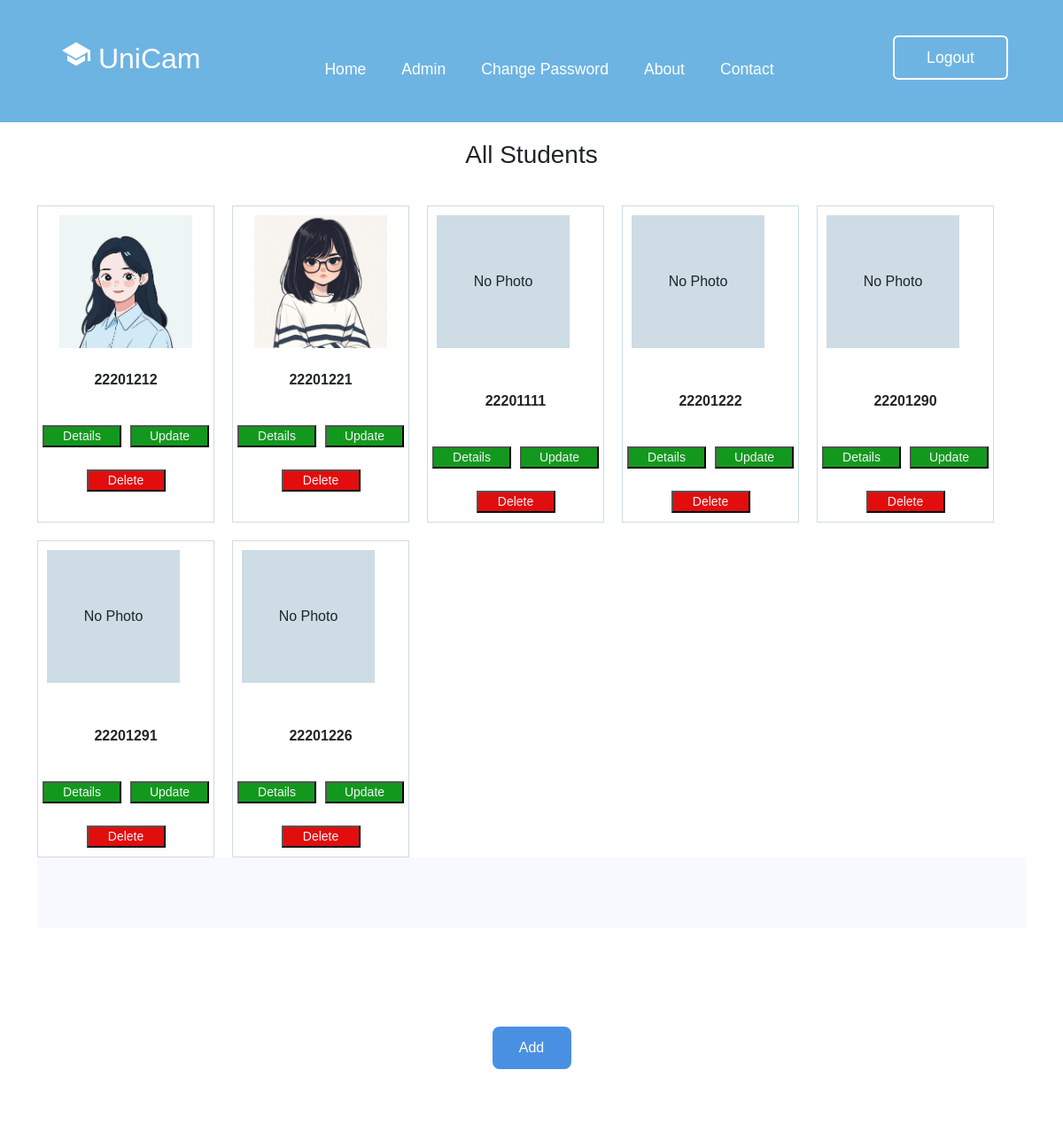
/alluser/ (upper part), run on an earlier commit of the app's database.
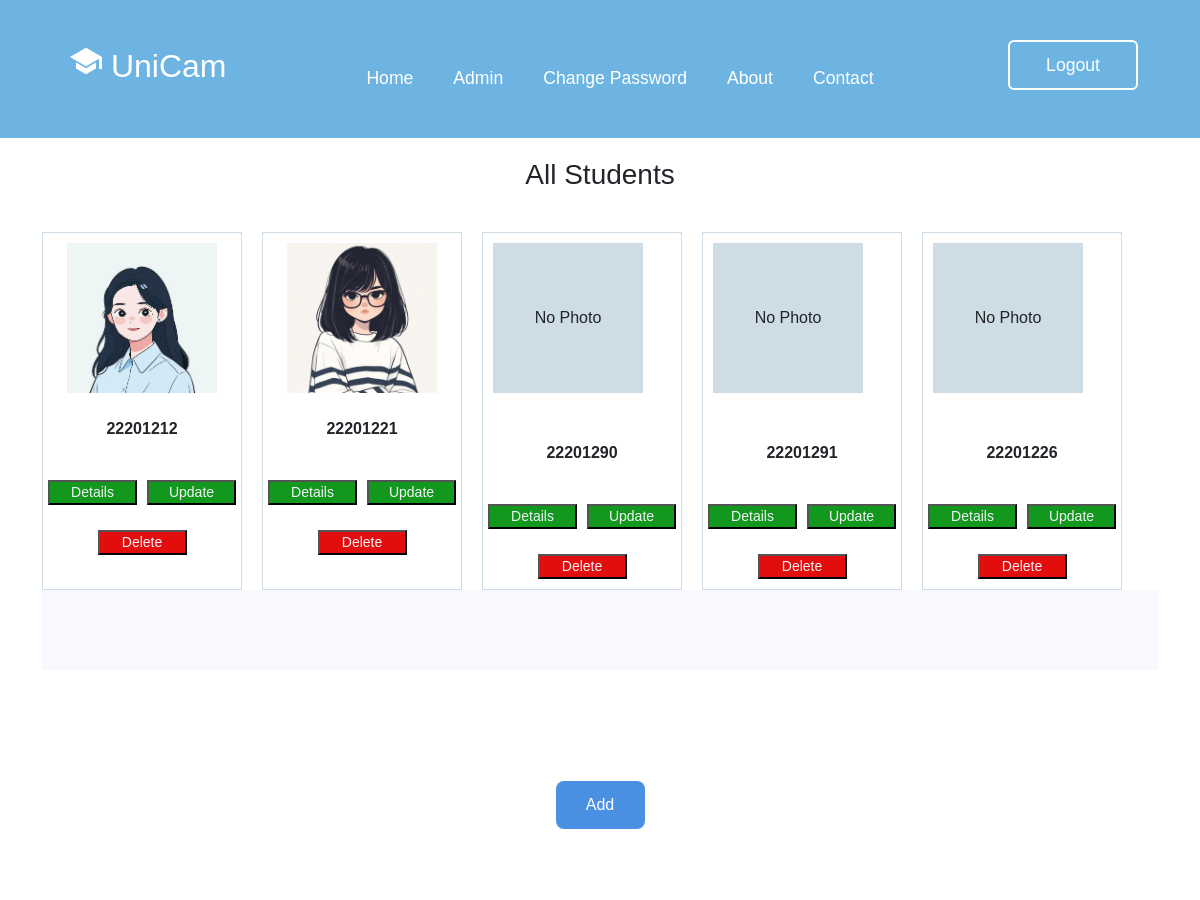
And on a later commit of the database.
### app1/models.py (models this page shows, shortened)
class StudentInfo(models.Model):
    sroll = models.ForeignKey(Student, on_delete=models.CASCADE)
    sname = models.CharField(max_length=100)
    fathername = models.CharField(max_length=100)
    mothername = models.CharField(max_length=100)
    program = models.CharField(max_length=100)
    gender = models.CharField(max_length=100)
    phone = models.CharField(max_length=100)
    guardianphone = models.CharField(max_length=100)
    session = models.CharField(max_length=100)
    nationality = models.CharField(max_length=100)
    dob = models.CharField(max_length=100)
    email = models.EmailField()
    pic = models.ImageField(upload_to='student_pics/', null=True, blank=True)

class Student(models.Model):
    id = models.CharField(primary_key=True, max_length=100)
    def __str__(self):
        return self.id

### app1/views.py (the view)
# urls.py: path('alluser/',views.AllusersPage,name='alluser'),
def AllusersPage(request):
    students = Student.objects.all()
    infos = StudentInfo.objects.all()
    context = {'students': students,
               'infos': infos}
    return render(request, 'alluser.html',context=context)

### templates/alluser.html (shortened to what this page needs)
{% load static %}
<!DOCTYPE html>
<html lang="en">
<head>
  <link href="https://cdn.jsdelivr.net/npm/bootstrap@5.3.3/dist/css/bootstrap.min.css" rel="stylesheet"
>
  <link rel="stylesheet" href="https://cdn.jsdelivr.net/npm/bootstrap-icons@1.10.5/font/bootstrap-icons.css">
</head>
<body>
<header class="header">
  <div class="logout-button">
    <a href="{% url 'logout' %}">
      <button class="btnLogin-popup" style="position: absolute;
      right: 5px;
      top: -22px;">Logout</button>
    </a>
  </div>
  <div class="logo-title">
    <h2 class="logo"><ion-icon name="school-sharp"></ion-icon> UniCam</h2>
  </div>
  <nav class="navigation">
    <a href="{% url 'home' %}" class="active">Home</a>
    <a href="{% url 'alluser' %}">Admin</a>
    <a href="{% url 'changepass' %}">Change Password</a>
    <a href="#footer-section">About</a>
    <a href="#footer-section">Contact</a>
  </nav>
</header>
<h3 class="section-heading"  style="text-align: center; margin-top: 20px; margin-bottom: 40px;">All Students</h3>
<main class="container">
    <section class="student-info">
        <div class="info-row" style="display: flex; flex-wrap: wrap; gap: 20px;">
            {% for info in infos %}
            <div style="border: 1px solid #cddce5; padding: 10px; width: 200px; text-align: center;">
                {% if info.pic %}
                <img src="{{ info.pic.url }}" style="height: 150px; width: 150px; object-fit: cover;"><br><br>
                {% else %}
                <div style="height: 150px; width: 150px; background: #cddce5; display: flex; align-items: center; justify-content: center;">No Photo</div><br><br>
                {% endif %}
                <strong>{{info.sroll}}</strong><br><br>
<div class="button-group">
  <a href="{% url 'studentinfo' info.pk %}">
    <button type="button" style="background-color: #12991d;">Details</button>
  </a>
  <a href="{% url 'update_student' info.sroll.id %}">
    <button type="button" style="background-color: #12991d;">Update</button>
  </a>
</div>
<div class="delete-button">
  <a href="{% url 'delete_student' info.sroll.id %}">
    <button type="button" style="background-color: #e20d0d;">Delete</button>
  </a>
</div>
            </div>
            {% endfor %}
        </div>
    <div class="center-container"><br><br><br><br><br><br><br><br><br><br><br><br><br><br>
        <button class="center-button" onclick="handleClick()" style="background-color: #4a90e2; color: white; padding: 12px 24px; border: none; border-radius: 8px; font-size: 16px;">Add</button>
      </div>
</section>
</main>
</div><br><br><br><br><br><br><br><br><br><br><br><br><br><br><br>
</body>
</html>

What changed in the data, as far as the page shows it:
removed StudentInfo: pic "No Photo", sroll "22201111"
removed StudentInfo: pic "No Photo", sroll "22201222"
